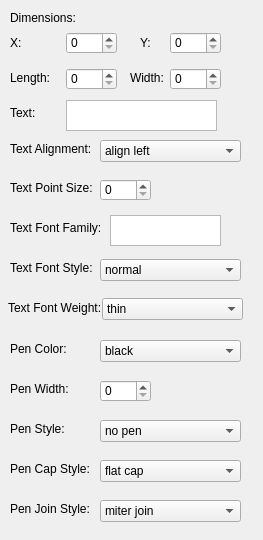
    <widget class="QWidget" name="Text">
     <attribute name="title">
      <string>Text</string>
     </attribute>
     <widget class="QWidget" name="Form_5" native="true">
      <property name="geometry">
       <rect>
        <x>0</x>
        <y>0</y>
        <width>254</width>
        <height>531</height>
       </rect>
      </property>
      <property name="autoFillBackground">
       <bool>true</bool>
      </property>
      <widget class="QLabel" name="Name_5">
       <property name="geometry">
        <rect>
         <x>10</x>
         <y>10</y>
         <width>71</width>
         <height>16</height>
        </rect>
       </property>
       <property name="text">
        <string>Dimensions:</string>
       </property>
      </widget>
      <widget class="QSpinBox" name="x_5">
       <property name="geometry">
        <rect>
         <x>66</x>
         <y>32</y>
         <width>51</width>
         <height>22</height>
        </rect>
       </property>
      </widget>
      <widget class="QSpinBox" name="y_5">
       <property name="geometry">
        <rect>
         <x>170</x>
         <y>32</y>
         <width>51</width>
         <height>22</height>
        </rect>
       </property>
      </widget>
      <widget class="QLabel" name="X_5">
       <property name="geometry">
        <rect>
         <x>10</x>
         <y>35</y>
         <width>16</width>
         <height>16</height>
        </rect>
       </property>
       <property name="text">
        <string>X:</string>
       </property>
      </widget>
      <widget class="QLabel" name="Y_5">
       <property name="geometry">
        <rect>
         <x>140</x>
         <y>35</y>
         <width>10</width>
         <height>16</height>
        </rect>
       </property>
       <property name="text">
        <string>Y:</string>
       </property>
      </widget>
      <widget class="QLabel" name="TextColor_6">
       <property name="geometry">
        <rect>
         <x>10</x>
         <y>341</y>
         <width>61</width>
         <height>16</height>
        </rect>
       </property>
       <property name="text">
        <string>Pen Color:</string>
       </property>
      </widget>
      <widget class="QComboBox" name="penColorValue_5">
       <property name="geometry">
        <rect>
         <x>100</x>
         <y>340</y>
         <width>141</width>
         <height>22</height>
        </rect>
       </property>
       <item>
        <property name="text">
         <string>black</string>
        </property>
       </item>
       <item>
        <property name="text">
         <string>white</string>
        </property>
       </item>
       <item>
        <property name="text">
         <string>dark gray</string>
        </property>
       </item>
       <item>
        <property name="text">
         <string>gray</string>
        </property>
       </item>
       <item>
        <property name="text">
         <string>light gray</string>
        </property>
       </item>
       <item>
        <property name="text">
         <string>red</string>
        </property>
       </item>
       <item>
        <property name="text">
         <string>green</string>
        </property>
       </item>
       <item>
        <property name="text">
         <string>blue</string>
        </property>
       </item>
       <item>
        <property name="text">
         <string>cyan</string>
        </property>
       </item>
       <item>
        <property name="text">
         <string>magenta</string>
        </property>
       </item>
       <item>
        <property name="text">
         <string>yellow</string>
        </property>
       </item>
       <item>
        <property name="text">
         <string>dark red</string>
        </property>
       </item>
       <item>
        <property name="text">
         <string>dark green</string>
        </property>
       </item>
       <item>
        <property name="text">
         <string>dark blue</string>
        </property>
       </item>
       <item>
        <property name="text">
         <string>dark cyan</string>
        </property>
       </item>
       <item>
        <property name="text">
         <string>dark magenta</string>
        </property>
       </item>
       <item>
        <property name="text">
         <string>dark yellow</string>
        </property>
       </item>
       <item>
        <property name="text">
         <string>tranparent</string>
        </property>
       </item>
      </widget>
      <widget class="QLabel" name="PenWidth_5">
       <property name="geometry">
        <rect>
         <x>10</x>
         <y>381</y>
         <width>71</width>
         <height>16</height>
        </rect>
       </property>
       <property name="text">
        <string>Pen Width:</string>
       </property>
      </widget>
      <widget class="QLabel" name="PenStyle_5">
       <property name="geometry">
        <rect>
         <x>10</x>
         <y>421</y>
         <width>71</width>
         <height>16</height>
        </rect>
       </property>
       <property name="text">
        <string>Pen Style:</string>
       </property>
      </widget>
      <widget class="QLabel" name="PenCapStyle_5">
       <property name="geometry">
        <rect>
         <x>10</x>
         <y>461</y>
         <width>101</width>
         <height>16</height>
        </rect>
       </property>
       <property name="text">
        <string>Pen Cap Style:</string>
       </property>
      </widget>
      <widget class="QLabel" name="PenJoinStyle_5">
       <property name="geometry">
        <rect>
         <x>10</x>
         <y>501</y>
         <width>101</width>
         <height>16</height>
        </rect>
       </property>
       <property name="text">
        <string>Pen Join Style:</string>
       </property>
      </widget>
      <widget class="QComboBox" name="penStyleValue_5">
       <property name="geometry">
        <rect>
         <x>100</x>
         <y>420</y>
         <width>141</width>
         <height>22</height>
        </rect>
       </property>
       <item>
        <property name="text">
         <string>no pen</string>
        </property>
       </item>
       <item>
        <property name="text">
         <string>solid line</string>
        </property>
       </item>
       <item>
        <property name="text">
         <string>dash line</string>
        </property>
       </item>
       <item>
        <property name="text">
         <string>dot line</string>
        </property>
       </item>
       <item>
        <property name="text">
         <string>dash dot line</string>
        </property>
       </item>
       <item>
        <property name="text">
         <string>dash dot dot line</string>
        </property>
       </item>
      </widget>
      <widget class="QComboBox" name="penJoinStyleValue_5">
       <property name="geometry">
        <rect>
         <x>100</x>
         <y>500</y>
         <width>141</width>
         <height>22</height>
        </rect>
       </property>
       <item>
        <property name="text">
         <string>miter join</string>
        </property>
       </item>
       <item>
        <property name="text">
         <string>bevel join</string>
        </property>
       </item>
       <item>
        <property name="text">
         <string>round join</string>
        </property>
       </item>
      </widget>
      <widget class="QComboBox" name="penCapStyleValue_5">
       <property name="geometry">
        <rect>
         <x>100</x>
         <y>460</y>
         <width>141</width>
         <height>22</height>
        </rect>
       </property>
       <item>
        <property name="text">
         <string>flat cap</string>
        </property>
       </item>
       <item>
        <property name="text">
         <string>square cap</string>
        </property>
       </item>
       <item>
        <property name="text">
         <string>round cap</string>
        </property>
       </item>
      </widget>
      <widget class="QSpinBox" name="penWidthValue_5">
       <property name="geometry">
        <rect>
         <x>100</x>
         <y>380</y>
         <width>51</width>
         <height>22</height>
        </rect>
       </property>
      </widget>
      <widget class="QLabel" name="Text_5">
       <property name="geometry">
        <rect>
         <x>10</x>
         <y>105</y>
         <width>61</width>
         <height>16</height>
        </rect>
       </property>
       <property name="text">
        <string>Text:</string>
       </property>
      </widget>
      <widget class="QTextEdit" name="textValue_5">
       <property name="geometry">
        <rect>
         <x>66</x>
         <y>100</y>
         <width>151</width>
         <height>31</height>
        </rect>
       </property>
      </widget>
      <widget class="QLabel" name="Width_5">
       <property name="geometry">
        <rect>
         <x>130</x>
         <y>70</y>
         <width>49</width>
         <height>16</height>
        </rect>
       </property>
       <property name="text">
        <string>Width:</string>
       </property>
      </widget>
      <widget class="QLabel" name="Length_5">
       <property name="geometry">
        <rect>
         <x>10</x>
         <y>70</y>
         <width>49</width>
         <height>16</height>
        </rect>
       </property>
       <property name="text">
        <string>Length:</string>
       </property>
      </widget>
      <widget class="QSpinBox" name="length_5">
       <property name="geometry">
        <rect>
         <x>66</x>
         <y>68</y>
         <width>51</width>
         <height>22</height>
        </rect>
       </property>
      </widget>
      <widget class="QSpinBox" name="width_5">
       <property name="geometry">
        <rect>
         <x>170</x>
         <y>68</y>
         <width>51</width>
         <height>22</height>
        </rect>
       </property>
      </widget>
      <widget class="QComboBox" name="textAlignmentValue_5">
       <property name="geometry">
        <rect>
         <x>100</x>
         <y>140</y>
         <width>141</width>
         <height>22</height>
        </rect>
       </property>
       <item>
        <property name="text">
         <string>align left</string>
        </property>
       </item>
       <item>
        <property name="text">
         <string>align right</string>
        </property>
       </item>
       <item>
        <property name="text">
         <string>align h center</string>
        </property>
       </item>
       <item>
        <property name="text">
         <string>align justify</string>
        </property>
       </item>
       <item>
        <property name="text">
         <string>align top</string>
        </property>
       </item>
       <item>
        <property name="text">
         <string>align bottom</string>
        </property>
       </item>
       <item>
        <property name="text">
         <string>align v center</string>
        </property>
       </item>
       <item>
        <property name="text">
         <string>align baseline</string>
        </property>
       </item>
      </widget>
      <widget class="QLabel" name="TextAlignment_5">
       <property name="geometry">
        <rect>
         <x>10</x>
         <y>141</y>
         <width>101</width>
         <height>16</height>
        </rect>
       </property>
       <property name="text">
        <string>Text Alignment:</string>
       </property>
      </widget>
      <widget class="QLabel" name="TextPointSize_5">
       <property name="geometry">
        <rect>
         <x>10</x>
         <y>180</y>
         <width>91</width>
         <height>16</height>
        </rect>
       </property>
       <property name="text">
        <string>Text Point Size:</string>
       </property>
      </widget>
      <widget class="QSpinBox" name="textPointSizeValue_5">
       <property name="geometry">
        <rect>
         <x>100</x>
         <y>179</y>
         <width>51</width>
         <height>22</height>
        </rect>
       </property>
      </widget>
      <widget class="QTextEdit" name="textFontFamilyValue_5">
       <property name="geometry">
        <rect>
         <x>110</x>
         <y>215</y>
         <width>111</width>
         <height>31</height>
        </rect>
       </property>
      </widget>
      <widget class="QLabel" name="Text_7">
       <property name="geometry">
        <rect>
         <x>10</x>
         <y>220</y>
         <width>101</width>
         <height>16</height>
        </rect>
       </property>
       <property name="text">
        <string>Text Font Family:</string>
       </property>
      </widget>
      <widget class="QComboBox" name="textFontStyleValue_5">
       <property name="geometry">
        <rect>
         <x>100</x>
         <y>259</y>
         <width>141</width>
         <height>22</height>
        </rect>
       </property>
       <item>
        <property name="text">
         <string>normal</string>
        </property>
       </item>
       <item>
        <property name="text">
         <string>italic</string>
        </property>
       </item>
       <item>
        <property name="text">
         <string>oblique</string>
        </property>
       </item>
      </widget>
      <widget class="QLabel" name="TextFontStyle_5">
       <property name="geometry">
        <rect>
         <x>10</x>
         <y>260</y>
         <width>101</width>
         <height>16</height>
        </rect>
       </property>
       <property name="text">
        <string>Text Font Style:</string>
       </property>
      </widget>
      <widget class="QComboBox" name="textFontWeightValue_5">
       <property name="geometry">
        <rect>
         <x>102</x>
         <y>298</y>
         <width>141</width>
         <height>22</height>
        </rect>
       </property>
       <item>
        <property name="text">
         <string>thin</string>
        </property>
       </item>
       <item>
        <property name="text">
         <string>extra light</string>
        </property>
       </item>
       <item>
        <property name="text">
         <string>light</string>
        </property>
       </item>
       <item>
        <property name="text">
         <string>normal</string>
        </property>
       </item>
       <item>
        <property name="text">
         <string>medium</string>
        </property>
       </item>
       <item>
        <property name="text">
         <string>demi bold</string>
        </property>
       </item>
       <item>
        <property name="text">
         <string>bold</string>
        </property>
       </item>
       <item>
        <property name="text">
         <string>extra bold</string>
        </property>
       </item>
       <item>
        <property name="text">
         <string>black</string>
        </property>
       </item>
      </widget>
      <widget class="QLabel" name="TextFontWeight_5">
       <property name="geometry">
        <rect>
         <x>8</x>
         <y>300</y>
         <width>101</width>
         <height>16</height>
        </rect>
       </property>
       <property name="text">
        <string>Text Font Weight:</string>
       </property>
      </widget>
     </widget>
    </widget>
